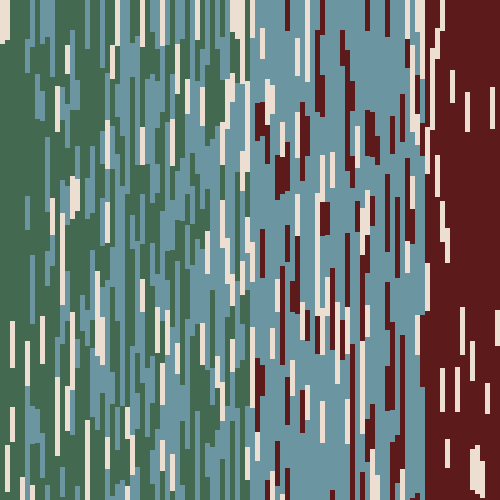
Frame 1 (no input)
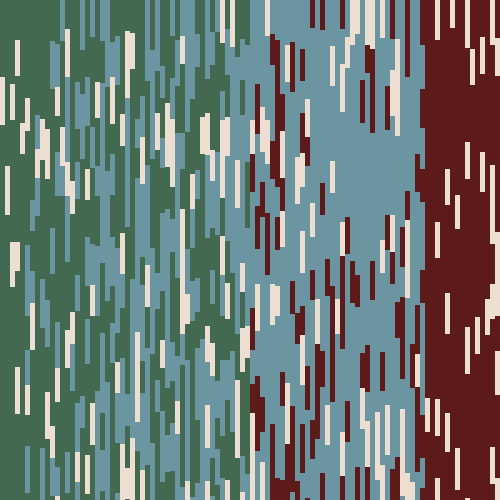
Frame 2 (the mouse pressed at the canvas centre, redrawn once)

The p5.js sketch that drew these frames (run headless with seeded random() and noise() and a simulated clock; the mouse was pressed at the canvas centre and the sketch redrawn once):

// p5.js sketch
// ── sketch.js
let mid = {};
let palette = [];
let bounds = { width: 500, height: 500 };
function setup() {
  //960,720;
  //https://lh4.ggpht.com/-_8gS_kksUfrAw1N7R42_ioG8dtvh_jt07S2qbnpnV6Gz1gTF136F1IpGPW6frr8noJuxqOkaw=s1024-c-e100-rwu-v1
  createCanvas(bounds.width, bounds.height);
  const bg = color("#fff");
  background(bg);
  mid = {
    x: width / 2,
    y: height / 2
  };
  noLoop();
  setupSeed();
  /*
  it looks like a collage. There are vertical bands of 
  narrow(ish) rectangles cut from a few different images.
  The left-most third seems to be mostly from a greenish-brown
  image, mixed with a bluish image. The middle third seems to
  be mostly that bluish one, fading into mostly reddish on the
  right-most third. 
  */
}

function draw() {
  debugger;
  const numberOfVerticalBands = 100;
  const averageBandWidth = Math.ceil(bounds.width / numberOfVerticalBands);
  noStroke();
  for (let i = 0; i < numberOfVerticalBands; i++) {
    const bandWidth = averageBandWidth;
    const x = bandWidth * i;
    // draw rectangles between 1/10th and 1/5th the height of the image
    // until the last y extends beyond the height
    let y = 0;
    let minRectHeight = bounds.height / 10;
    let maxRectHeight = bounds.height / 18;

    while (y < bounds.height) {
      const rectColor = pickColorByX(x);
      const rectHeight = Math.ceil(random(minRectHeight, maxRectHeight));
      fill(rectColor);
      rect(x, y, bandWidth, rectHeight);
      y = y + rectHeight;
    }
  }
}

function pickColorByX(x) {
  const left = color("#436A50");
  const middle = color("#6B95A0");
  const right = color("#5D1A1A");
  const wildcard = color("#ECDFD1");
  if (random(0, 1) < 0.12) {
    return wildcard;
  }
  // todo: I'm sure there's a mathier way to do this
  const mapped = map(x, 0, bounds.width, 0, 1);
  if (mapped < 0.05) {
    return left;
  }
  if (mapped < 0.2) {
    return random(0, 1) < 0.7 ? left : middle;
  }
  if (mapped < 0.5) {
    return random(0, 1) < 0.5 ? left : middle;
  }
  if (mapped < 0.85) {
    return random(0, 1) < 0.8 ? middle : right;
  }
  return right;
}

function setupSeed() {
  const fromLocation = new URL(document.location).searchParams.get("seed");
  if (fromLocation) {
    window.seed = parseFloat(fromLocation);
  } else {
    window.seed = ceil(random(0, 1000000));
  }
  console.log(window.seed);
  randomSeed(window.seed);
}

function randomFromArray(arr) {
  const i = Math.floor(random(0, arr.length));
  return arr[i];
}

function qp(name, def, customParser) {
  let value = new URL(document.location).searchParams.get(name);
  if (value === null || value === undefined || value === "") {
    value = def;
  }
  if (customParser) {
    value = customParser(value);
  } else {
    if (!isNaN(value)) {
      value = parseFloat(value);
    }
  }
  console.log("qp", name, value, def);
  return value;
}

function mouseReleased() {
  if (mouseReleased.isCurrentlyPaused) {
    console.log("resumed");
    mouseReleased.isCurrentlyPaused = false;
    return loop();
  }
  mouseReleased.isCurrentlyPaused = true;
  noLoop();
  console.log("paused");
}

function ca(c, a) {
  const result = color(c);
  if (a !== undefined) {
    result.setAlpha(a);
  }
  return result;
}

function randomColorFromPallete() {
  let x = randomFromArray(palette);
  x = x.levels;
  let r = color(x[0], x[1], x[2]);
  return r;
}

function randomFromArray(arr) {
  const i = Math.floor(random(0, arr.length));
  return arr[i];
}
